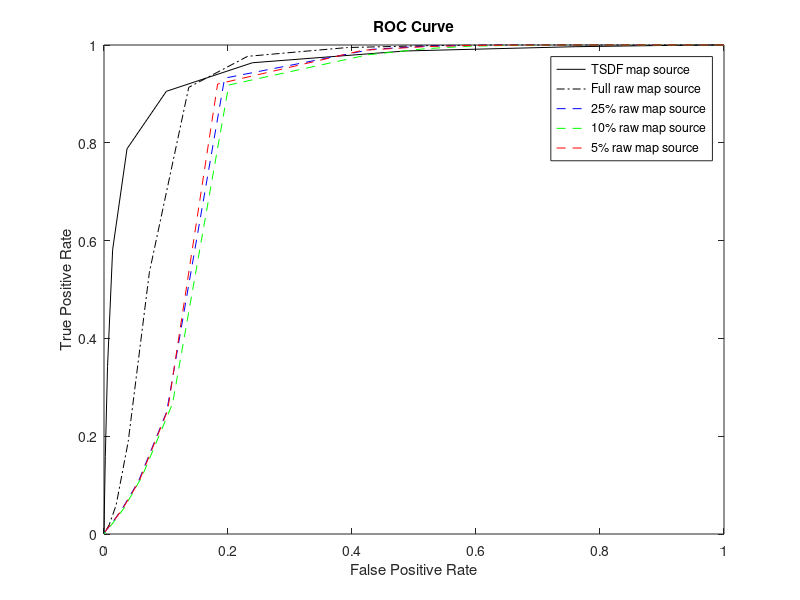
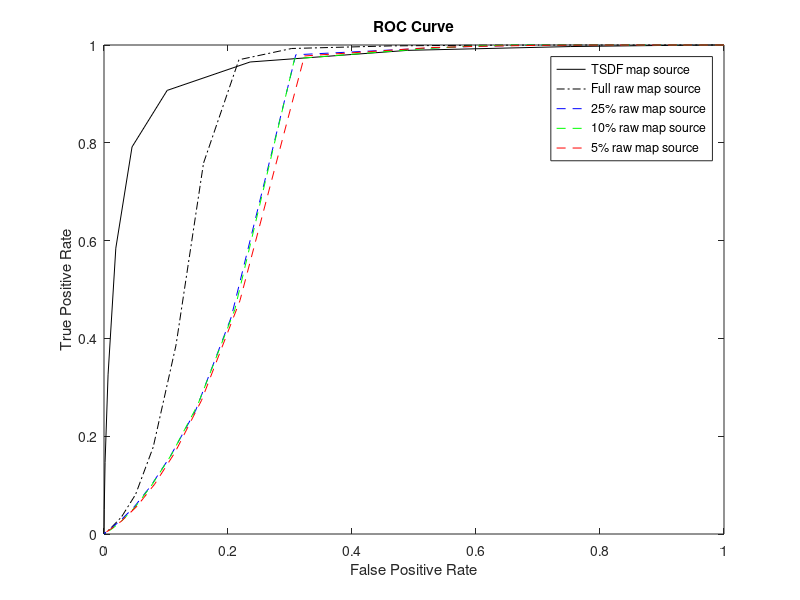
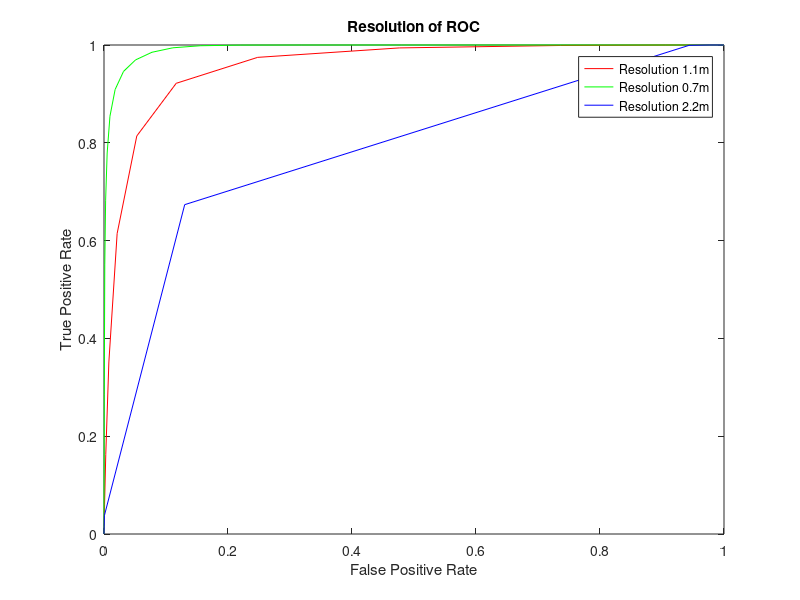

These charts were generated, in order, by the following MATLAB code:
clc; clear all;

%%
figure(2);
fprintf('-Bin source Benchmark\n');
fprintf('Resolution of Raw pointcloud: 1m\n');

% TSDF Map
A =[0, 1, 1, 0.508077;
0.05, 1, 1, 0.508077;
0.1, 0.999988, 1, 0.50808;
0.15, 0.997433, 1, 0.50872;
0.2, 0.980329, 0.999927, 0.513014;
0.25, 0.917235, 0.999316, 0.529375;
0.3, 0.759855, 0.996532, 0.574714;
0.35, 0.486863, 0.987846, 0.674157;
0.4, 0.239359, 0.963712, 0.79409;
0.45, 0.100539, 0.905307, 0.862201;
0.5, 0.0371007, 0.787633, 0.847156;
0.55, 0.0139041, 0.581209, 0.722837;
0.6, 0.00567899, 0.342259, 0.50583;
0.65, 0.00210934, 0.158866, 0.273211;
0.7, 0.000697553, 0.0594065, 0.112008;
0.75, 0.00018652, 0.0168198, 0.0330713;
0.8, 1.97135e-05, 0.00313315, 0.00624649;
0.85, 0, 0.000293641, 0.000587109;
0.9, 0, 0, 0;
0.95, 0, 0, 0;
1.0, 0, 0, 0];

Prob = A(:, 1);
fpr = A(:, 2);
tpr = A(:, 3);

plot(fpr, tpr, 'k-'); hold on;
x_order = fpr(end:-1:1); %fliplr
y_order = tpr(end:-1:1); %fliplr

fprintf('TSDF Map AOC: %f \n', trapz(x_order, y_order));
% Raw Map

A =[0, 1, 1, 0.508077;
0.05, 0.990633, 1, 0.510429;
0.1, 0.948478, 1, 0.521289;
0.15, 0.878406, 1, 0.540401;
0.2, 0.797494, 1, 0.56429;
0.25, 0.718462, 1, 0.589756;
0.3, 0.633415, 0.99988, 0.619806;
0.35, 0.530321, 0.99889, 0.660247;
0.4, 0.392336, 0.994817, 0.722311;
0.45, 0.231575, 0.976843, 0.805555;
0.5, 0.136693, 0.913382, 0.838705;
0.55, 0.0731991, 0.535316, 0.638399;
0.6, 0.0390311, 0.188996, 0.298908;
0.65, 0.0194951, 0.0587781, 0.107208;
0.7, 0.00834941, 0.0186873, 0.0361158;
0.75, 0.00278263, 0.00667446, 0.0131898;
0.8, 0.000714234, 0.00263983, 0.00525851;
0.85, 0.000100084, 0.000922032, 0.00184201;
0.9, 0, 0.000237849, 0.000475585;
0.95, 0, 0, 0;
1.0, 0.0, 0.0, 0];

Prob = A(:, 1);
fpr = A(:, 2);
tpr = A(:, 3);

plot(fpr, tpr, 'k-.'); hold on;
x_order = fpr(end:-1:1); %fliplr
y_order = tpr(end:-1:1); %fliplr

fprintf('Raw Map AOC: %f \n', trapz(x_order, y_order));

% 25% Sparse Raw Map

A =[0, 1, 1, 0.508077;
0.05, 0.967185, 1, 0.516414;
0.1, 0.910985, 1, 0.531344;
0.15, 0.840797, 1, 0.551249;
0.2, 0.773935, 0.999971, 0.571636;
0.25, 0.71103, 0.99985, 0.592207;
0.3, 0.65218, 0.999589, 0.612779;
0.35, 0.590142, 0.999104, 0.635995;
0.4, 0.520447, 0.997751, 0.663939;
0.45, 0.431697, 0.991126, 0.701169;
0.5, 0.194541, 0.932219, 0.80749;
0.55, 0.101059, 0.249695, 0.345506;
0.6, 0.0556329, 0.107784, 0.177347;
0.65, 0.0287725, 0.050192, 0.0907708;
0.7, 0.0139526, 0.0241901, 0.0460235;
0.75, 0.00604293, 0.0115988, 0.0226694;
0.8, 0.00242627, 0.00569663, 0.0112761;
0.85, 0.000812801, 0.00253412, 0.00504751;
0.9, 0.000113731, 0.000731166, 0.00146094;
0.95, 0, 2.93641e-05, 5.87265e-05;
1.0, 0.0, 0.0, 0];

Prob = A(:, 1);
fpr = A(:, 2);
tpr = A(:, 3);

plot(fpr, tpr, 'b--'); hold on;
x_order = fpr(end:-1:1); %fliplr
y_order = tpr(end:-1:1); %fliplr
fprintf('25 percent Raw Map AOC: %f \n', trapz(x_order, y_order));
% 10% Sparse Raw Map

A =[0, 1, 1, 0.508077;
0.05, 0.967326, 1, 0.516377;
0.1, 0.909118, 1, 0.531855;
0.15, 0.841489, 0.999991, 0.551042;
0.2, 0.774686, 0.99993, 0.571382;
0.25, 0.714264, 0.999683, 0.59104;
0.3, 0.652634, 0.99914, 0.612423;
0.35, 0.58898, 0.997472, 0.635742;
0.4, 0.518864, 0.992527, 0.662289;
0.45, 0.425297, 0.97993, 0.699081;
0.5, 0.201256, 0.918174, 0.795683;
0.55, 0.110705, 0.267337, 0.36085;
0.6, 0.0612527, 0.117289, 0.189803;
0.65, 0.0328487, 0.0539712, 0.0965859;
0.7, 0.0156722, 0.0244192, 0.0463025;
0.75, 0.00694217, 0.0112934, 0.0220416;
0.8, 0.00257943, 0.00493023, 0.00976356;
0.85, 0.000818867, 0.00181176, 0.00361126;
0.9, 0.000130412, 0.000449271, 0.000897911;
0.95, 0, 0, 0;
1.0, 0.0, 0.0, 0];

Prob = A(:, 1);
fpr = A(:, 2);
tpr = A(:, 3);

plot(fpr, tpr, 'g--'); hold on;
x_order = fpr(end:-1:1); %fliplr
y_order = tpr(end:-1:1); %fliplr
fprintf('10 percent Raw Map AOC: %f \n', trapz(x_order, y_order));

% 5% Sparse Raw Map

A =[0, 1, 1, 0.508077;
0.05, 0.968801, 1, 0.515996;
0.1, 0.908689, 1, 0.531972;
0.15, 0.836817, 1, 0.552422;
0.2, 0.767592, 0.999977, 0.573653;
0.25, 0.708324, 0.999871, 0.593135;
0.3, 0.65131, 0.999686, 0.613137;
0.35, 0.591793, 0.999087, 0.635341;
0.4, 0.523274, 0.996978, 0.662389;
0.45, 0.417695, 0.989229, 0.707083;
0.5, 0.183227, 0.920159, 0.808944;
0.55, 0.102627, 0.252696, 0.348204;
0.6, 0.0564305, 0.107382, 0.176519;
0.65, 0.0286558, 0.0487415, 0.0882813;
0.7, 0.0122512, 0.021424, 0.0409972;
0.75, 0.00439458, 0.0097665, 0.0191824;
0.8, 0.00150884, 0.00386725, 0.00768235;
0.85, 0.000359391, 0.00113052, 0.00225691;
0.9, 4.7009e-05, 0.000111584, 0.000223122;
0.95, 0, 0, 0;
1.0, 0.0, 0.0, 0];

Prob = A(:, 1);
fpr = A(:, 2);
tpr = A(:, 3);

plot(fpr, tpr, 'r--'); hold on;
x_order = fpr(end:-1:1); %fliplr
y_order = tpr(end:-1:1); %fliplr
fprintf('5 percent Raw Map AOC: %f \n', trapz(x_order, y_order));

title('ROC Curve'); hold on;
xlabel('False Positive Rate'); hold on;
ylabel('True Positive Rate'); hold on;
legend('TSDF map source', 'Full raw map source', '25% raw map source', '10% raw map source', '5% raw map source'); hold off;
%%
figure(3);
fprintf('---------------resolition 2m---------------\n');

% TSDF Map
A =[0, 1, 1, 0.508077;
0.05, 1, 1, 0.508077;
0.1, 0.999898, 1, 0.508103;
0.15, 0.996825, 1, 0.508872;
0.2, 0.978911, 0.999912, 0.51337;
0.25, 0.912161, 0.999263, 0.530735;
0.3, 0.752839, 0.996846, 0.577104;
0.35, 0.48987, 0.989047, 0.673363;
0.4, 0.235661, 0.965274, 0.797217;
0.45, 0.101869, 0.907171, 0.862154;
0.5, 0.0452105, 0.791509, 0.842454;
0.55, 0.0190508, 0.584563, 0.721036;
0.6, 0.00654183, 0.325448, 0.486427;
0.65, 0.00171052, 0.146298, 0.254517;
0.7, 0.000376072, 0.0506266, 0.0963074;
0.75, 2.72956e-05, 0.0145088, 0.0286011;
0.8, 0, 0.0032418, 0.00646264;
0.85, 0, 0.000422843, 0.000845328;
0.9, 0, 0, 0;
0.95, 0, 0, 0;
1.0, 0, 0, 0];

Prob = A(:, 1);
fpr = A(:, 2);
tpr = A(:, 3);

plot(fpr, tpr, 'k-'); hold on;
x_order = fpr(end:-1:1); %fliplr
y_order = tpr(end:-1:1); %fliplr

fprintf('TSDF Map AOC: %f \n', trapz(x_order, y_order));
% Raw Map

A =[0, 1, 1, 0.508077;
0.05, 0.993604, 1, 0.509681;
0.1, 0.968275, 1, 0.516132;
0.15, 0.922767, 1, 0.528143;
0.2, 0.859164, 1, 0.545897;
0.25, 0.78094, 0.999977, 0.569431;
0.3, 0.700032, 0.999885, 0.59598;
0.35, 0.599826, 0.999513, 0.632399;
0.4, 0.464358, 0.998212, 0.68904;
0.45, 0.302714, 0.99287, 0.769951;
0.5, 0.217599, 0.969828, 0.811169;
0.55, 0.160524, 0.758433, 0.733043;
0.6, 0.116161, 0.386311, 0.479518;
0.65, 0.0793618, 0.177714, 0.26696;
0.7, 0.0509517, 0.0809421, 0.137236;
0.75, 0.028398, 0.0352252, 0.0646206;
0.8, 0.0123452, 0.0138334, 0.0266607;
0.85, 0.00434303, 0.0041697, 0.0082358;
0.9, 0.000920467, 0.000625455, 0.00124791;
0.95, 0.000100084, 0, 0;
1.0, 0.0, 0.0, 0];

Prob = A(:, 1);
fpr = A(:, 2);
tpr = A(:, 3);

plot(fpr, tpr, 'k-.'); hold on;
x_order = fpr(end:-1:1); %fliplr
y_order = tpr(end:-1:1); %fliplr

fprintf('Raw Map AOC: %f \n', trapz(x_order, y_order));

% 25% Sparse Raw Map

A =[0, 1, 1, 0.508077;
0.05, 0.970812, 1, 0.515479;
0.1, 0.931367, 1, 0.52583;
0.15, 0.883263, 0.999997, 0.53903;
0.2, 0.827876, 0.999953, 0.555058;
0.25, 0.771486, 0.999838, 0.572358;
0.3, 0.718266, 0.999598, 0.589654;
0.35, 0.66488, 0.999072, 0.607976;
0.4, 0.604456, 0.99758, 0.629775;
0.45, 0.528122, 0.993928, 0.658975;
0.5, 0.309321, 0.980015, 0.76;
0.55, 0.205211, 0.443368, 0.481728;
0.6, 0.147993, 0.25323, 0.328912;
0.65, 0.106956, 0.158921, 0.232676;
0.7, 0.0752008, 0.0978059, 0.157317;
0.75, 0.0488439, 0.0555862, 0.0966576;
0.8, 0.0266571, 0.0275788, 0.0511097;
0.85, 0.0110926, 0.01159, 0.022438;
0.9, 0.00299948, 0.00380559, 0.0075387;
0.95, 0.00016529, 0.000769339, 0.001537;
1.0, 0.0, 0.0, 0];

Prob = A(:, 1);
fpr = A(:, 2);
tpr = A(:, 3);

plot(fpr, tpr, 'b--'); hold on;
x_order = fpr(end:-1:1); %fliplr
y_order = tpr(end:-1:1); %fliplr
fprintf('25 percent Raw Map AOC: %f \n', trapz(x_order, y_order));
% 10% Sparse Raw Map

A =[0, 1, 1, 0.508077;
0.05, 0.973361, 1, 0.514824;
0.1, 0.934541, 1, 0.524982;
0.15, 0.886758, 1, 0.53805;
0.2, 0.830966, 1, 0.554156;
0.25, 0.769726, 0.999977, 0.572974;
0.3, 0.714927, 0.999927, 0.590918;
0.35, 0.661346, 0.999683, 0.609504;
0.4, 0.59921, 0.998176, 0.632059;
0.45, 0.51739, 0.992641, 0.662972;
0.5, 0.30739, 0.97194, 0.757206;
0.55, 0.210878, 0.458564, 0.491255;
0.6, 0.151198, 0.264333, 0.339516;
0.65, 0.108676, 0.162084, 0.236184;
0.7, 0.0762471, 0.0985253, 0.158125;
0.75, 0.049916, 0.0545526, 0.0947744;
0.8, 0.027987, 0.0260195, 0.0481748;
0.85, 0.0125423, 0.0103391, 0.0199861;
0.9, 0.00375162, 0.00281602, 0.00557582;
0.95, 0.000303284, 0.000340623, 0.000680615;
0.95, 0, 0, 0;
1.0, 0.0, 0.0, 0];

Prob = A(:, 1);
fpr = A(:, 2);
tpr = A(:, 3);

plot(fpr, tpr, 'g--'); hold on;
x_order = fpr(end:-1:1); %fliplr
y_order = tpr(end:-1:1); %fliplr
fprintf('10 percent Raw Map AOC: %f \n', trapz(x_order, y_order));

% 5% Sparse Raw Map

A =[0, 1, 1, 0.508077;
0.05, 0.972964, 1, 0.514926;
0.1, 0.933778, 1, 0.525186;
0.15, 0.885412, 0.999994, 0.538425;
0.2, 0.827145, 0.999935, 0.555269;
0.25, 0.768277, 0.999794, 0.57336;
0.3, 0.716316, 0.999436, 0.590244;
0.35, 0.66418, 0.998623, 0.608036;
0.4, 0.603518, 0.997272, 0.630002;
0.45, 0.5253, 0.994665, 0.660498;
0.5, 0.323273, 0.977619, 0.750972;
0.55, 0.21922, 0.477219, 0.501882;
0.6, 0.157385, 0.273559, 0.346646;
0.65, 0.11466, 0.167182, 0.240686;
0.7, 0.0816577, 0.101888, 0.161725;
0.75, 0.0533431, 0.0571102, 0.0984316;
0.8, 0.028627, 0.0268212, 0.0495653;
0.85, 0.0107317, 0.00997498, 0.0193547;
0.9, 0.00237016, 0.00297165, 0.00589869;
0.95, 0.000236561, 0.000234913, 0.0004695;
1.0, 0.0, 0.0, 0];

Prob = A(:, 1);
fpr = A(:, 2);
tpr = A(:, 3);

plot(fpr, tpr, 'r--'); hold on;
x_order = fpr(end:-1:1); %fliplr
y_order = tpr(end:-1:1); %fliplr
fprintf('5 percent Raw Map AOC: %f \n', trapz(x_order, y_order));

title('ROC Curve'); hold on;
xlabel('False Positive Rate'); hold on;
ylabel('True Positive Rate'); hold on;
legend('TSDF map source', 'Full raw map source', '25% raw map source', '10% raw map source', '5% raw map source'); hold off;

%%
figure(4);
fprintf('---------------Resolition Benchmark---------------\n');
fprintf('Resolition of Anchorpoints: 1.1m\n');

% Resolution 1.1
A =[0, 1, 1, 0.508077;
0.05, 1, 1, 0.508077;
0.1, 0.999836, 1, 0.508118;
0.15, 0.996385, 1, 0.508982;
0.2, 0.97647, 1, 0.514027;
0.25, 0.905526, 0.999903, 0.532803;
0.3, 0.736299, 0.999034, 0.58341;
0.35, 0.476356, 0.994042, 0.681677;
0.4, 0.247825, 0.974726, 0.794198;
0.45, 0.116467, 0.921677, 0.85849;
0.5, 0.0528548, 0.813917, 0.849482;
0.55, 0.0211829, 0.614444, 0.742323;
0.6, 0.00784596, 0.351752, 0.514655;
0.65, 0.00282661, 0.162084, 0.277646;
0.7, 0.000915918, 0.0608953, 0.114608;
0.75, 0.000157708, 0.01741, 0.0342138;
0.8, 2.8812e-05, 0.0026134, 0.00521289;
0.85, 0, 9.39651e-05, 0.000187913;
0.9, 0, 0, 0;
0.95, 0, 0, 0;
1.0, 0, 0, 0];

Prob = A(:, 1);
fpr = A(:, 2);
tpr = A(:, 3);

plot(fpr, tpr, 'r-'); hold on;
x_order = fpr(end:-1:1); %fliplr
y_order = tpr(end:-1:1); %fliplr
fprintf('Resolution 1.1m AOC: %f \n', trapz(x_order, y_order));

% 0.7m
A =[0, 1, 1, 0.508077;
0.05, 0.998693, 1, 0.508404;
0.1, 0.905706, 1, 0.532791;
0.15, 0.698373, 1, 0.596599;
0.2, 0.479735, 1, 0.682836;
0.25, 0.318347, 0.999985, 0.764388;
0.3, 0.21986, 0.999824, 0.824406;
0.35, 0.155388, 0.998497, 0.868488;
0.4, 0.11107, 0.994292, 0.900068;
0.45, 0.0773131, 0.985139, 0.922912;
0.5, 0.0508486, 0.969505, 0.93764;
0.55, 0.0314809, 0.945982, 0.94271;
0.6, 0.0179438, 0.908992, 0.935303;
0.65, 0.00958984, 0.854351, 0.912319;
0.7, 0.00509669, 0.77915, 0.871036;
0.75, 0.00261582, 0.682739, 0.809026;
0.8, 0.00126773, 0.550401, 0.708888;
0.85, 0.000436729, 0.28472, 0.442949;
0.9, 0, 0.0283217, 0.0550833;
0.95, 0, 0, -nan;
1.0, 0, 0, 0];

Prob = A(:, 1);
fpr = A(:, 2);
tpr = A(:, 3);

plot(fpr, tpr, 'g-'); hold on;
x_order = fpr(end:-1:1); %fliplr
y_order = tpr(end:-1:1); %fliplr
fprintf('Resolution 0.7m AOC: %f \n', trapz(x_order, y_order));


% 2.2m
A =[0, 1, 1, 0.508077;
0.05, 1, 1, 0.508077;
0.1, 1, 1, 0.508077;
0.15, 0.999794, 1, 0.508129;
0.2, 0.99906, 1, 0.508312;
0.25, 0.997815, 1, 0.508624;
0.3, 0.994733, 1, 0.509397;
0.35, 0.988663, 1, 0.510927;
0.4, 0.975833, 1, 0.51419;
0.45, 0.943641, 0.999298, 0.522294;
0.5, 0.130159, 0.673504, 0.699546;
0.55, 0.000632347, 0.0378121, 0.0727831;
0.6, 0.000204717, 0.0150256, 0.0295948;
0.65, 4.54926e-05, 0.00606075, 0.0120474;
0.7, 0, 0.00202612, 0.00404405;
0.75, 0, 0.000484508, 0.000968546;
0.8, 0, 4.11097e-05, 8.22161e-05;
0.85, 0, 0, 0;
0.9, 0, 0, 0;
0.95, 0, 0, 0;
1.0, 0, 0, 0];

Prob = A(:, 1);
fpr = A(:, 2);
tpr = A(:, 3);

plot(fpr, tpr, 'b-'); hold on;
x_order = fpr(end:-1:1); %fliplr
y_order = tpr(end:-1:1); %fliplr
fprintf('Resolution 2.2m AOC: %f \n', trapz(x_order, y_order));


title('Resolution of ROC'); hold on;
xlabel('False Positive Rate'); hold on;
ylabel('True Positive Rate'); hold on;
legend('Resolution 1.1m', 'Resolution 0.7m', 'Resolution 2.2m'); hold off;
